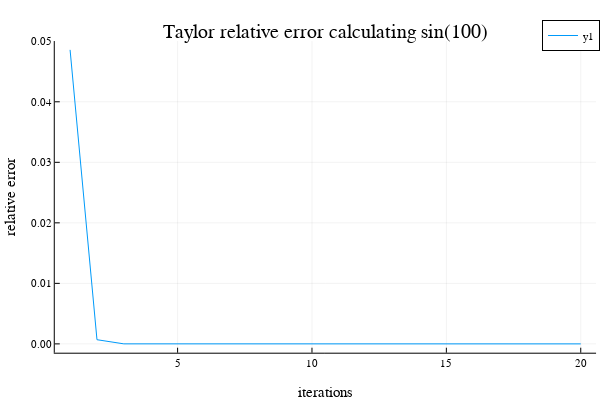

Here is the notebook cell this chart was saved with:
### Code cell
plot(taylor_error_of_iterations2, X, title="Taylor relative error calculating sin(100)", xguide = "iterations", yguide = "relative error")

### Figure 1 — Plotly figure (JSON) as saved in the notebook; plotly's stock layout.template omitted (floating-point values rounded to 4 significant figures)
{"data": [{"colorbar": {"title": ""}, "legendgroup": "y1", "line": {"color": "rgba(0, 154, 250, 1.000)", "dash": "solid", "shape": "linear", "width": 1}, "mode": "lines", "name": "y1", "showlegend": true, "type": "scatter", "x": [1, 2, 3, 4, 5, 6, 7, 8, 9, 10, 11, 12, 13, 14, 15, 16, 17, 18, 19, 20], "xaxis": "x", "y": [0.04858, 0.0006899, 4.644e-06, 1.821e-08, 4.67e-11, 8.485e-14, 2.193e-16, 4.385e-16, 4.385e-16, 4.385e-16, 4.385e-16, 4.385e-16, 4.385e-16, 4.385e-16, 4.385e-16, 4.385e-16, 4.385e-16, 4.385e-16, 4.385e-16, 4.385e-16], "yaxis": "y", "zmax": null, "zmin": null}], "layout": {"annotations": [{"font": {"color": "rgba(0, 0, 0, 1.000)", "family": "sans-serif", "size": 20}, "rotation": 0, "showarrow": false, "text": "Taylor relative error calculating sin(100)", "x": 0.5424, "xanchor": "center", "xref": "paper", "y": 1, "yanchor": "top", "yref": "paper"}], "height": 400, "legend": {"bgcolor": "rgba(255, 255, 255, 1.000)", "bordercolor": "rgba(0, 0, 0, 1.000)", "borderwidth": 1, "font": {"color": "rgba(0, 0, 0, 1.000)", "family": "sans-serif", "size": 11}, "tracegroupgap": 0, "traceorder": "normal", "x": 1, "xanchor": "auto", "y": 1, "yanchor": "auto"}, "margin": {"b": 20, "l": 0, "r": 0, "t": 20}, "paper_bgcolor": "rgba(255, 255, 255, 1.000)", "plot_bgcolor": "rgba(255, 255, 255, 1.000)", "showlegend": true, "width": 600, "xaxis": {"anchor": "y", "domain": [0.09128, 0.9934], "gridcolor": "rgba(0, 0, 0, 0.100)", "gridwidth": 0.5, "linecolor": "rgba(0, 0, 0, 1.000)", "mirror": false, "range": [0.43, 20.57], "showgrid": true, "showline": true, "showticklabels": true, "tickangle": 0, "tickcolor": "rgb(0, 0, 0)", "tickfont": {"color": "rgba(0, 0, 0, 1.000)", "family": "sans-serif", "size": 11}, "tickmode": "array", "ticks": "inside", "ticktext": ["5", "10", "15", "20"], "tickvals": [5, 10, 15, 20], "title": "iterations", "titlefont": {"color": "rgba(0, 0, 0, 1.000)", "family": "sans-serif", "size": 15}, "type": "-", "visible": true, "zeroline": false, "zerolinecolor": "rgba(0, 0, 0, 1.000)"}, "yaxis": {"anchor": "x", "domain": [0.07581, 0.9415], "gridcolor": "rgba(0, 0, 0, 0.100)", "gridwidth": 0.5, "linecolor": "rgba(0, 0, 0, 1.000)", "mirror": false, "range": [-0.001457, 0.05004], "showgrid": true, "showline": true, "showticklabels": true, "tickangle": 0, "tickcolor": "rgb(0, 0, 0)", "tickfont": {"color": "rgba(0, 0, 0, 1.000)", "family": "sans-serif", "size": 11}, "tickmode": "array", "ticks": "inside", "ticktext": ["0.00", "0.01", "0.02", "0.03", "0.04", "0.05"], "tickvals": [0, 0.01, 0.02, 0.03, 0.04, 0.05], "title": "relative error", "titlefont": {"color": "rgba(0, 0, 0, 1.000)", "family": "sans-serif", "size": 15}, "type": "-", "visible": true, "zeroline": false, "zerolinecolor": "rgba(0, 0, 0, 1.000)"}}}
